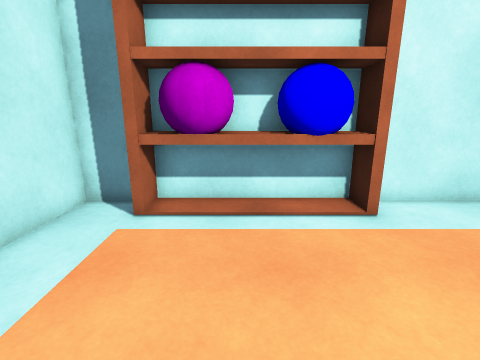
[1] (above)

12 first-person views from a walk through a scene from a Unity 3-D project. The camera is 1.3 m above the floor, tilts 14° down and sees 85° across. The floor is counted in squares, 0.5 m on a side. Each view is taken from the middle of a square. On the plan, view 1 faces up. The plan holds only what a view shows up to about 18 squares ahead; the rest is blank. The place goes on beyond the plan.

[2]
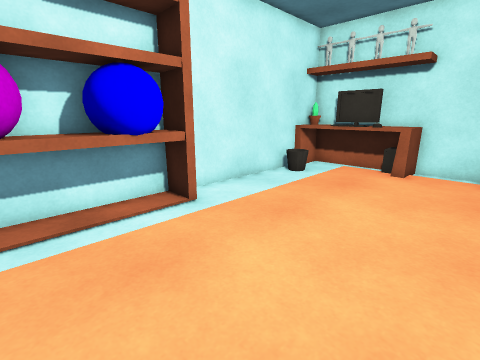

[3]
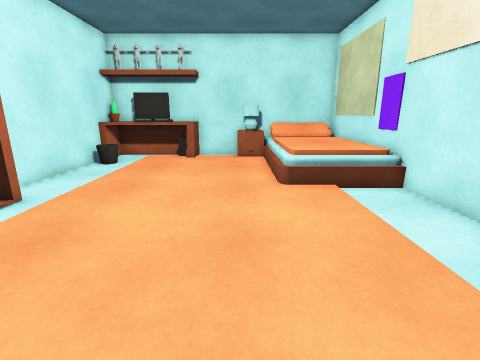

[4]
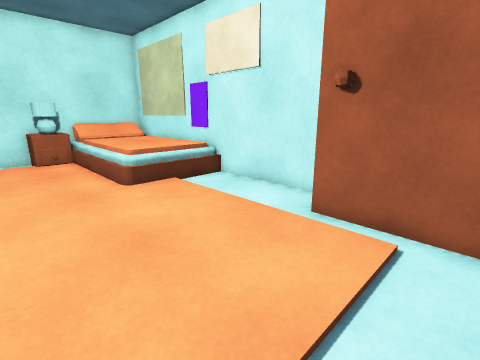

[5]
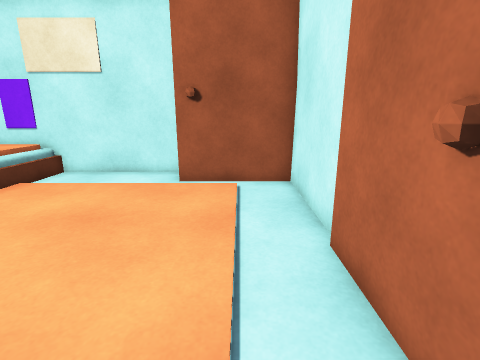

[6]
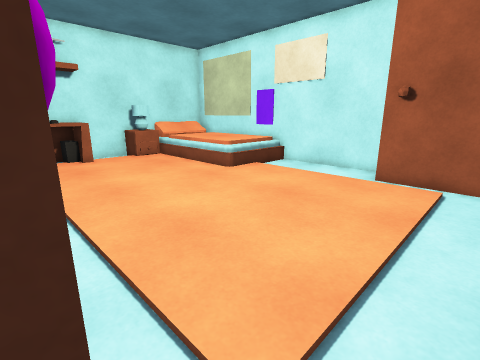

[7]
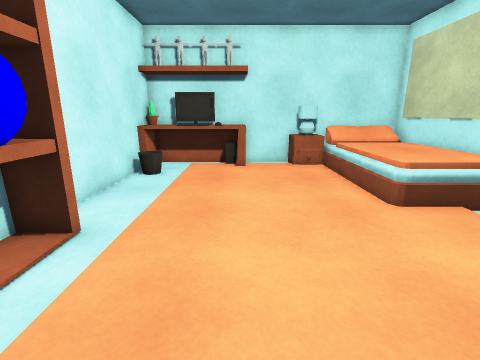

[8]
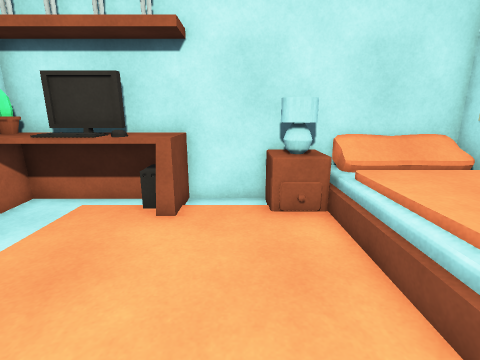

[9]
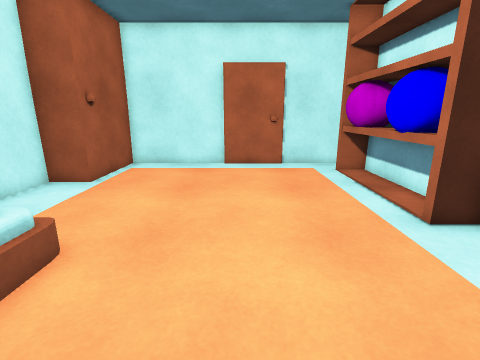

[10]
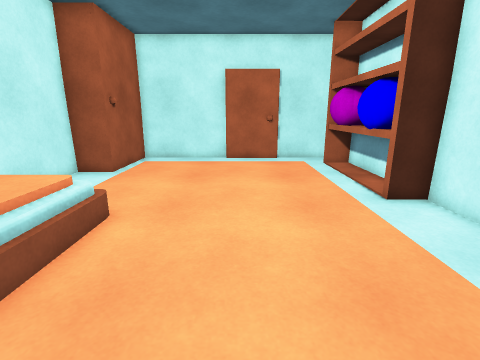

[11]
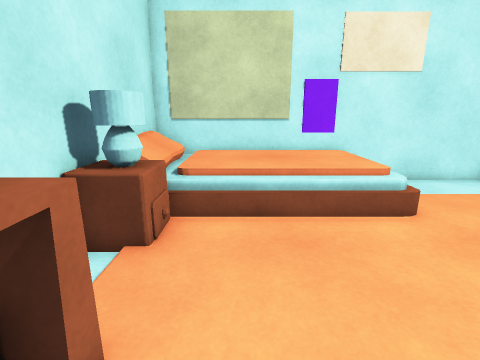

[12]
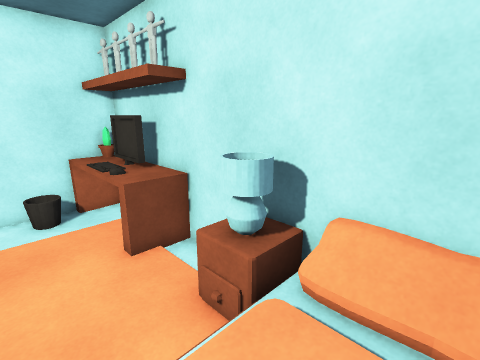

### Floor plan
Key: @ floor where view 1 was taken; # wall or solid block; . main floor; : floor 0.5 m higher than the main floor; / step, stairs or slope; = window, fence, low wall or low ledge; O other object.
Columns run from 5 left of view 1 to 14 right of it. Each row starts with its distance up from view 1.
  8 #################OO#
  7 #.##O##O##.......OO#
  6 #...O..O.........OO#
  5 #................OO#
  4 #................OO#
  3 #................OO#
  2 #.................##
  1 #.................##
  0 #....@...........=##
 -1 #................###
 -2 #........./::::::/##
 -3 #........./::::::/##
 -4 #####...../::::::/##
 -5     #...../::::::/##
 -6     ################

Positions as (right, up) in squares from view 1, and headings:
1: (0, 0), facing up
2: (-1, 0), facing up-right
3: (-4, 0), facing right
4: (-4, 2), facing down-right
5: (-3, 6), facing down
6: (-4, 7), facing down-right
7: (-2, 3), facing right
8: (5, 1), facing right
9: (10, 2), facing left
10: (12, 2), facing left
11: (10, 5), facing down
12: (9, -4), facing up-right
